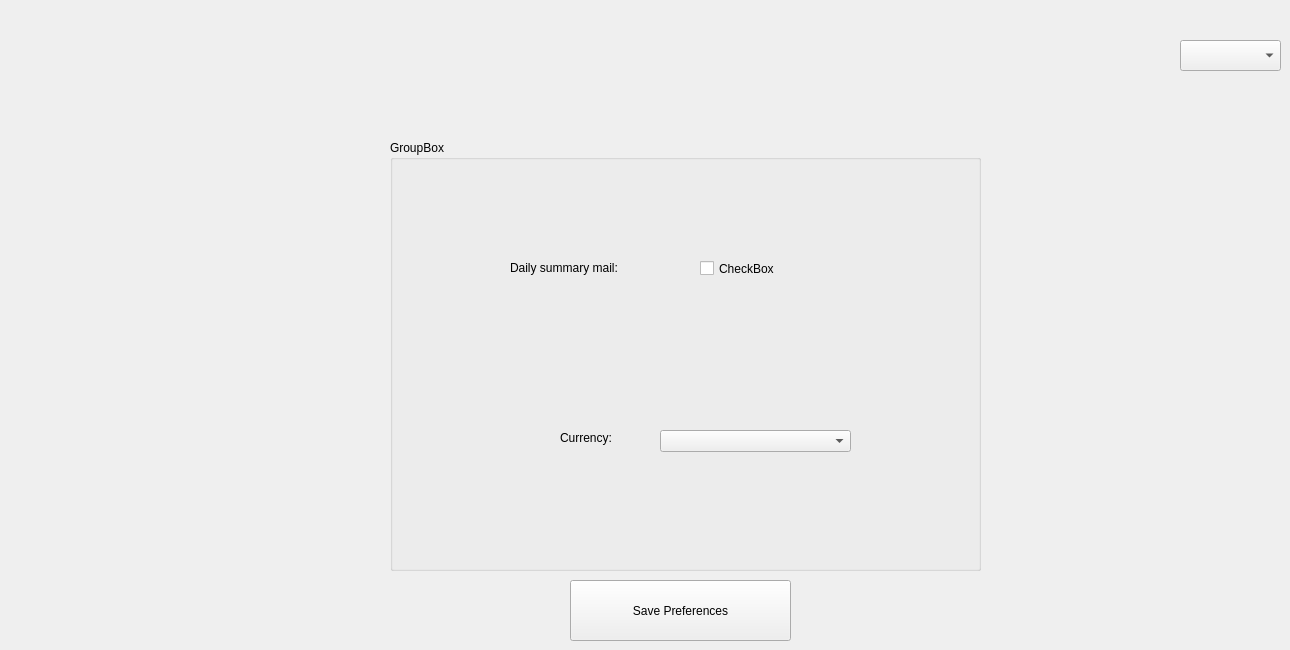
   <widget class="QWidget" name="preferencesPage">
    <widget class="QComboBox" name="preferencesOptions">
     <property name="geometry">
      <rect>
       <x>1180</x>
       <y>40</y>
       <width>101</width>
       <height>31</height>
      </rect>
     </property>
    </widget>
    <widget class="QPushButton" name="savePreferencesButton">
     <property name="geometry">
      <rect>
       <x>570</x>
       <y>580</y>
       <width>221</width>
       <height>61</height>
      </rect>
     </property>
     <property name="text">
      <string>Save Preferences</string>
     </property>
    </widget>
    <widget class="QGroupBox" name="groupBox_2">
     <property name="geometry">
      <rect>
       <x>390</x>
       <y>140</y>
       <width>591</width>
       <height>431</height>
      </rect>
     </property>
     <property name="title">
      <string>GroupBox</string>
     </property>
     <widget class="QComboBox" name="preferenceCurrencyComboBox">
      <property name="geometry">
       <rect>
        <x>270</x>
        <y>290</y>
        <width>191</width>
        <height>22</height>
       </rect>
      </property>
     </widget>
     <widget class="QLabel" name="label_3">
      <property name="geometry">
       <rect>
        <x>170</x>
        <y>290</y>
        <width>61</width>
        <height>16</height>
       </rect>
      </property>
      <property name="text">
       <string>Currency:</string>
      </property>
     </widget>
     <widget class="QLabel" name="label_4">
      <property name="geometry">
       <rect>
        <x>120</x>
        <y>120</y>
        <width>121</width>
        <height>16</height>
       </rect>
      </property>
      <property name="text">
       <string>Daily summary mail:</string>
      </property>
     </widget>
     <widget class="QCheckBox" name="checkBox">
      <property name="geometry">
       <rect>
        <x>310</x>
        <y>120</y>
        <width>101</width>
        <height>17</height>
       </rect>
      </property>
      <property name="text">
       <string>CheckBox</string>
      </property>
     </widget>
    </widget>
   </widget>
